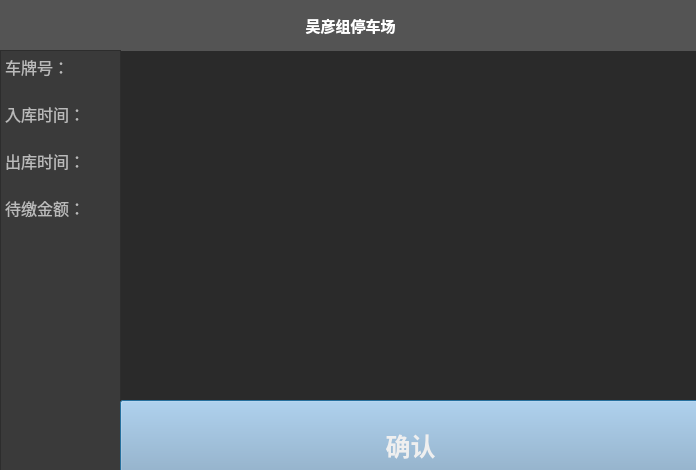
<?xml version="1.0" encoding="UTF-8"?>
<ui version="4.0">
 <class>driver_view</class>
 <widget class="QDialog" name="driver_view">
  <property name="geometry">
   <rect>
    <x>0</x>
    <y>0</y>
    <width>696</width>
    <height>470</height>
   </rect>
  </property>
  <property name="windowTitle">
   <string>停车场用户界面</string>
  </property>
  <property name="styleSheet">
   <string notr="true">background-color: rgb(42, 42, 42);</string>
  </property>
  <widget class="QTextBrowser" name="txt_right">
   <property name="geometry">
    <rect>
     <x>120</x>
     <y>50</y>
     <width>581</width>
     <height>351</height>
    </rect>
   </property>
   <property name="font">
    <font>
     <family>方正姚体</family>
     <pointsize>13</pointsize>
    </font>
   </property>
  </widget>
  <widget class="QLabel" name="back_top">
   <property name="geometry">
    <rect>
     <x>0</x>
     <y>0</y>
     <width>701</width>
     <height>51</height>
    </rect>
   </property>
   <property name="palette">
    <palette>
     <active>
      <colorrole role="WindowText">
       <brush brushstyle="SolidPattern">
        <color alpha="255">
         <red>255</red>
         <green>255</green>
         <blue>255</blue>
        </color>
       </brush>
      </colorrole>
      <colorrole role="Button">
       <brush brushstyle="SolidPattern">
        <color alpha="255">
         <red>84</red>
         <green>84</green>
         <blue>84</blue>
        </color>
       </brush>
      </colorrole>
      <colorrole role="Base">
       <brush brushstyle="SolidPattern">
        <color alpha="255">
         <red>84</red>
         <green>84</green>
         <blue>84</blue>
        </color>
       </brush>
      </colorrole>
      <colorrole role="Window">
       <brush brushstyle="SolidPattern">
        <color alpha="255">
         <red>84</red>
         <green>84</green>
         <blue>84</blue>
        </color>
       </brush>
      </colorrole>
     </active>
     <inactive>
      <colorrole role="WindowText">
       <brush brushstyle="SolidPattern">
        <color alpha="255">
         <red>255</red>
         <green>255</green>
         <blue>255</blue>
        </color>
       </brush>
      </colorrole>
      <colorrole role="Button">
       <brush brushstyle="SolidPattern">
        <color alpha="255">
         <red>84</red>
         <green>84</green>
         <blue>84</blue>
        </color>
       </brush>
      </colorrole>
      <colorrole role="Base">
       <brush brushstyle="SolidPattern">
        <color alpha="255">
         <red>84</red>
         <green>84</green>
         <blue>84</blue>
        </color>
       </brush>
      </colorrole>
      <colorrole role="Window">
       <brush brushstyle="SolidPattern">
        <color alpha="255">
         <red>84</red>
         <green>84</green>
         <blue>84</blue>
        </color>
       </brush>
      </colorrole>
     </inactive>
     <disabled>
      <colorrole role="WindowText">
       <brush brushstyle="SolidPattern">
        <color alpha="255">
         <red>120</red>
         <green>120</green>
         <blue>120</blue>
        </color>
       </brush>
      </colorrole>
      <colorrole role="Button">
       <brush brushstyle="SolidPattern">
        <color alpha="255">
         <red>84</red>
         <green>84</green>
         <blue>84</blue>
        </color>
       </brush>
      </colorrole>
      <colorrole role="Base">
       <brush brushstyle="SolidPattern">
        <color alpha="255">
         <red>84</red>
         <green>84</green>
         <blue>84</blue>
        </color>
       </brush>
      </colorrole>
      <colorrole role="Window">
       <brush brushstyle="SolidPattern">
        <color alpha="255">
         <red>84</red>
         <green>84</green>
         <blue>84</blue>
        </color>
       </brush>
      </colorrole>
     </disabled>
    </palette>
   </property>
   <property name="font">
    <font>
     <family>方正姚体</family>
     <pointsize>11</pointsize>
     <weight>75</weight>
     <bold>true</bold>
    </font>
   </property>
   <property name="styleSheet">
    <string notr="true">background-color: rgb(84, 84, 84);</string>
   </property>
   <property name="text">
    <string>吴彦组停车场</string>
   </property>
   <property name="alignment">
    <set>Qt::AlignCenter</set>
   </property>
  </widget>
  <widget class="QTextBrowser" name="txt_left">
   <property name="geometry">
    <rect>
     <x>0</x>
     <y>50</y>
     <width>121</width>
     <height>441</height>
    </rect>
   </property>
   <property name="font">
    <font>
     <family>方正姚体</family>
     <pointsize>11</pointsize>
    </font>
   </property>
   <property name="styleSheet">
    <string notr="true">
background-color: rgb(58, 58, 58);</string>
   </property>
   <property name="html">
    <string>&lt;!DOCTYPE HTML PUBLIC &quot;-//W3C//DTD HTML 4.0//EN&quot; &quot;http://www.w3.org/TR/REC-html40/strict.dtd&quot;&gt;
&lt;html&gt;&lt;head&gt;&lt;meta name=&quot;qrichtext&quot; content=&quot;1&quot; /&gt;&lt;style type=&quot;text/css&quot;&gt;
p, li { white-space: pre-wrap; }
&lt;/style&gt;&lt;/head&gt;&lt;body style=&quot; font-family:'方正姚体'; font-size:11pt; font-weight:400; font-style:normal;&quot;&gt;
&lt;p style=&quot; margin-top:0px; margin-bottom:0px; margin-left:0px; margin-right:0px; -qt-block-indent:0; text-indent:0px;&quot;&gt;&lt;span style=&quot; font-family:'SimSun'; font-size:12pt; color:#bababa;&quot;&gt;车牌号：&lt;/span&gt;&lt;/p&gt;
&lt;p style=&quot;-qt-paragraph-type:empty; margin-top:0px; margin-bottom:0px; margin-left:0px; margin-right:0px; -qt-block-indent:0; text-indent:0px; font-family:'SimSun'; font-size:12pt; color:#bababa;&quot;&gt;&lt;br /&gt;&lt;/p&gt;
&lt;p style=&quot; margin-top:0px; margin-bottom:0px; margin-left:0px; margin-right:0px; -qt-block-indent:0; text-indent:0px;&quot;&gt;&lt;span style=&quot; font-family:'SimSun'; font-size:12pt; color:#bababa;&quot;&gt;入库时间：&lt;/span&gt;&lt;/p&gt;
&lt;p style=&quot;-qt-paragraph-type:empty; margin-top:0px; margin-bottom:0px; margin-left:0px; margin-right:0px; -qt-block-indent:0; text-indent:0px; font-family:'SimSun'; font-size:12pt; color:#bababa;&quot;&gt;&lt;br /&gt;&lt;/p&gt;
&lt;p style=&quot; margin-top:0px; margin-bottom:0px; margin-left:0px; margin-right:0px; -qt-block-indent:0; text-indent:0px;&quot;&gt;&lt;span style=&quot; font-family:'SimSun'; font-size:12pt; color:#bababa;&quot;&gt;出库时间：&lt;/span&gt;&lt;/p&gt;
&lt;p style=&quot;-qt-paragraph-type:empty; margin-top:0px; margin-bottom:0px; margin-left:0px; margin-right:0px; -qt-block-indent:0; text-indent:0px; font-family:'SimSun'; font-size:12pt; color:#bababa;&quot;&gt;&lt;br /&gt;&lt;/p&gt;
&lt;p style=&quot; margin-top:0px; margin-bottom:0px; margin-left:0px; margin-right:0px; -qt-block-indent:0; text-indent:0px;&quot;&gt;&lt;span style=&quot; font-family:'SimSun'; font-size:12pt; color:#bababa;&quot;&gt;待缴金额：&lt;/span&gt;&lt;/p&gt;
&lt;p style=&quot;-qt-paragraph-type:empty; margin-top:0px; margin-bottom:0px; margin-left:0px; margin-right:0px; -qt-block-indent:0; text-indent:0px; font-family:'SimSun'; font-size:12pt; color:#bababa;&quot;&gt;&lt;br /&gt;&lt;/p&gt;&lt;/body&gt;&lt;/html&gt;</string>
   </property>
  </widget>
  <widget class="QPushButton" name="pushButton">
   <property name="geometry">
    <rect>
     <x>120</x>
     <y>400</y>
     <width>581</width>
     <height>91</height>
    </rect>
   </property>
   <property name="palette">
    <palette>
     <active>
      <colorrole role="Button">
       <brush brushstyle="SolidPattern">
        <color alpha="255">
         <red>139</red>
         <green>168</green>
         <blue>194</blue>
        </color>
       </brush>
      </colorrole>
      <colorrole role="ButtonText">
       <brush brushstyle="SolidPattern">
        <color alpha="255">
         <red>239</red>
         <green>239</green>
         <blue>239</blue>
        </color>
       </brush>
      </colorrole>
      <colorrole role="Base">
       <brush brushstyle="SolidPattern">
        <color alpha="255">
         <red>139</red>
         <green>168</green>
         <blue>194</blue>
        </color>
       </brush>
      </colorrole>
      <colorrole role="Window">
       <brush brushstyle="SolidPattern">
        <color alpha="255">
         <red>139</red>
         <green>168</green>
         <blue>194</blue>
        </color>
       </brush>
      </colorrole>
     </active>
     <inactive>
      <colorrole role="Button">
       <brush brushstyle="SolidPattern">
        <color alpha="255">
         <red>139</red>
         <green>168</green>
         <blue>194</blue>
        </color>
       </brush>
      </colorrole>
      <colorrole role="ButtonText">
       <brush brushstyle="SolidPattern">
        <color alpha="255">
         <red>239</red>
         <green>239</green>
         <blue>239</blue>
        </color>
       </brush>
      </colorrole>
      <colorrole role="Base">
       <brush brushstyle="SolidPattern">
        <color alpha="255">
         <red>139</red>
         <green>168</green>
         <blue>194</blue>
        </color>
       </brush>
      </colorrole>
      <colorrole role="Window">
       <brush brushstyle="SolidPattern">
        <color alpha="255">
         <red>139</red>
         <green>168</green>
         <blue>194</blue>
        </color>
       </brush>
      </colorrole>
     </inactive>
     <disabled>
      <colorrole role="Button">
       <brush brushstyle="SolidPattern">
        <color alpha="255">
         <red>139</red>
         <green>168</green>
         <blue>194</blue>
        </color>
       </brush>
      </colorrole>
      <colorrole role="ButtonText">
       <brush brushstyle="SolidPattern">
        <color alpha="255">
         <red>120</red>
         <green>120</green>
         <blue>120</blue>
        </color>
       </brush>
      </colorrole>
      <colorrole role="Base">
       <brush brushstyle="SolidPattern">
        <color alpha="255">
         <red>139</red>
         <green>168</green>
         <blue>194</blue>
        </color>
       </brush>
      </colorrole>
      <colorrole role="Window">
       <brush brushstyle="SolidPattern">
        <color alpha="255">
         <red>139</red>
         <green>168</green>
         <blue>194</blue>
        </color>
       </brush>
      </colorrole>
     </disabled>
    </palette>
   </property>
   <property name="font">
    <font>
     <family>方正姚体</family>
     <pointsize>19</pointsize>
     <weight>75</weight>
     <bold>true</bold>
    </font>
   </property>
   <property name="styleSheet">
    <string notr="true">background-color: rgb(139, 168, 194);</string>
   </property>
   <property name="text">
    <string>确认</string>
   </property>
  </widget>
 </widget>
 <resources/>
 <connections>
  <connection>
   <sender>pushButton</sender>
   <signal>clicked()</signal>
   <receiver>driver_view</receiver>
   <slot>close()</slot>
   <hints>
    <hint type="sourcelabel">
     <x>410</x>
     <y>445</y>
    </hint>
    <hint type="destinationlabel">
     <x>347</x>
     <y>234</y>
    </hint>
   </hints>
  </connection>
 </connections>
</ui>
